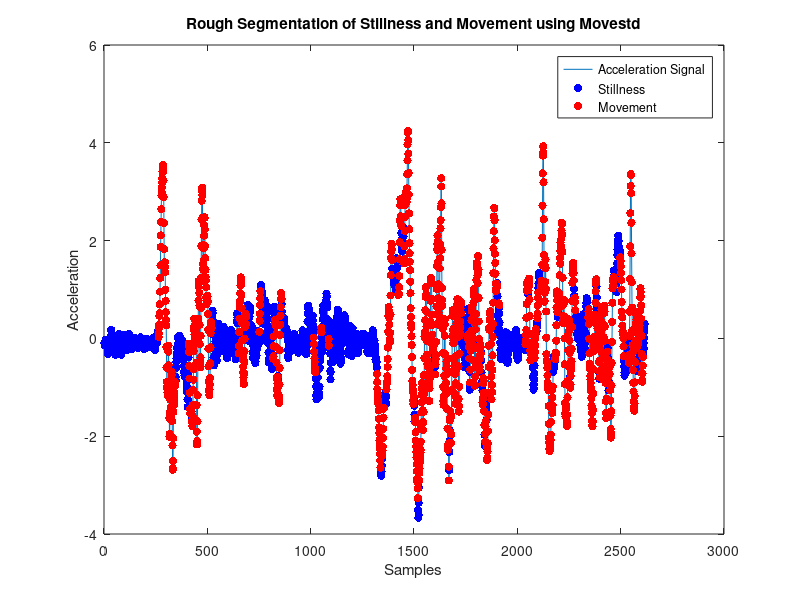

The MATLAB script that drew this image:
%% load the signal and compute zero-mean magnitude

load('acc.mat')
x = a(:,1);
y = a(:,2);
z = a(:,3);
signal = sqrt(sum(x.^2 + y.^2 + z.^2, 2));

signal = signal - mean(signal);

%% Calculate and Plot Movestd
window_size = 20;  % Adjust window size as needed
movestd_signal = movstd(signal, window_size);

%figure;

% plot(signal); hold on;
% plot(movestd_signal, 'g--', 'LineWidth', 2);
% title('Movestd of Acceleration Signal');
% xlabel('Samples');
% ylabel('Acceleration');
% legend('Acceleration Signal', 'Movestd');

% Define a threshold for stillness/movement
threshold = 0.45;  % Adjust threshold as needed

% Identify stillness and movement based on the threshold
stillness_indices = find(movestd_signal <= threshold); % find(condition) returns the indexes where the signal satisfies a conditio
movement_indices = find(movestd_signal > threshold);

% Plot the original signal
figure;
plot(signal);

% Highlight stillness in blue
hold on; % scatter(X, Y) draws markers at the locations specified by X and Y
scatter(stillness_indices, signal(stillness_indices), 'b', 'filled');

% Highlight movement in red
scatter(movement_indices, signal(movement_indices), 'r', 'filled');

title('Rough Segmentation of Stillness and Movement using Movestd');
xlabel('Samples');
ylabel('Acceleration');
legend('Acceleration Signal', 'Stillness', 'Movement');

